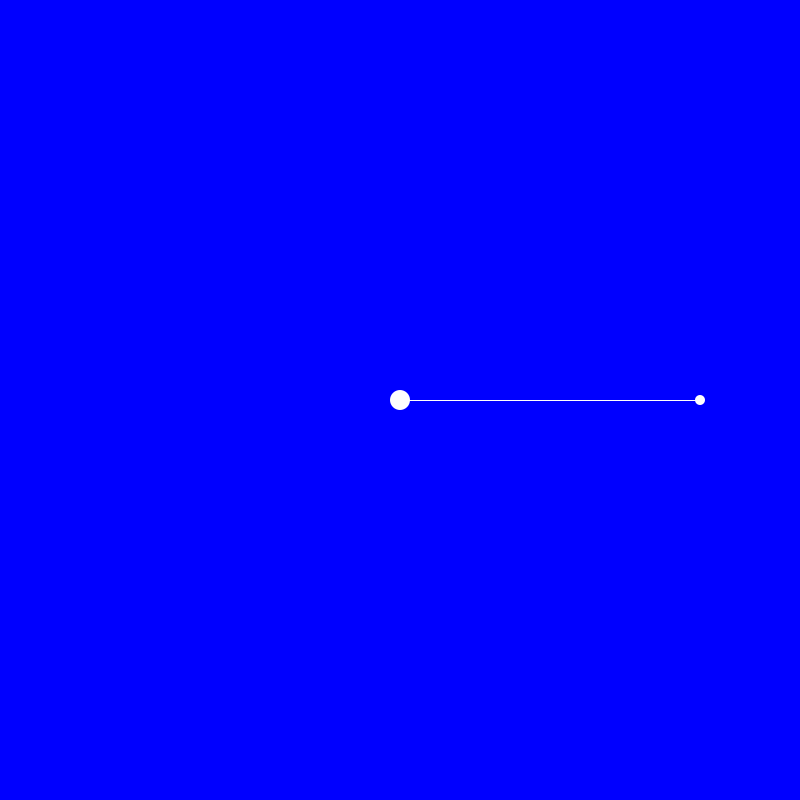
Frame 1 (no input)
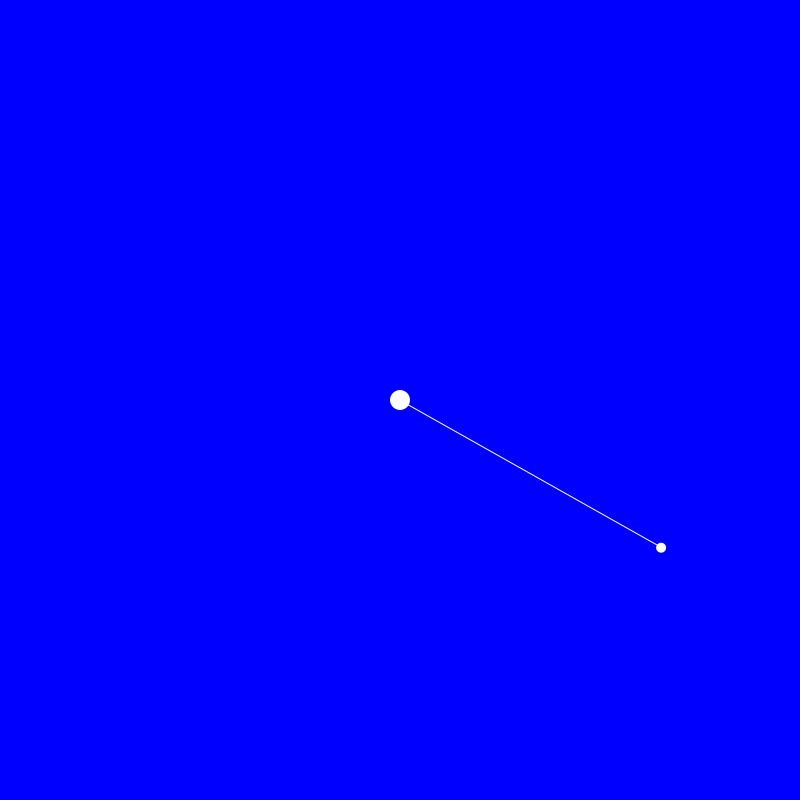
Frame 60 (the mouse pressed at the canvas centre just before this capture)
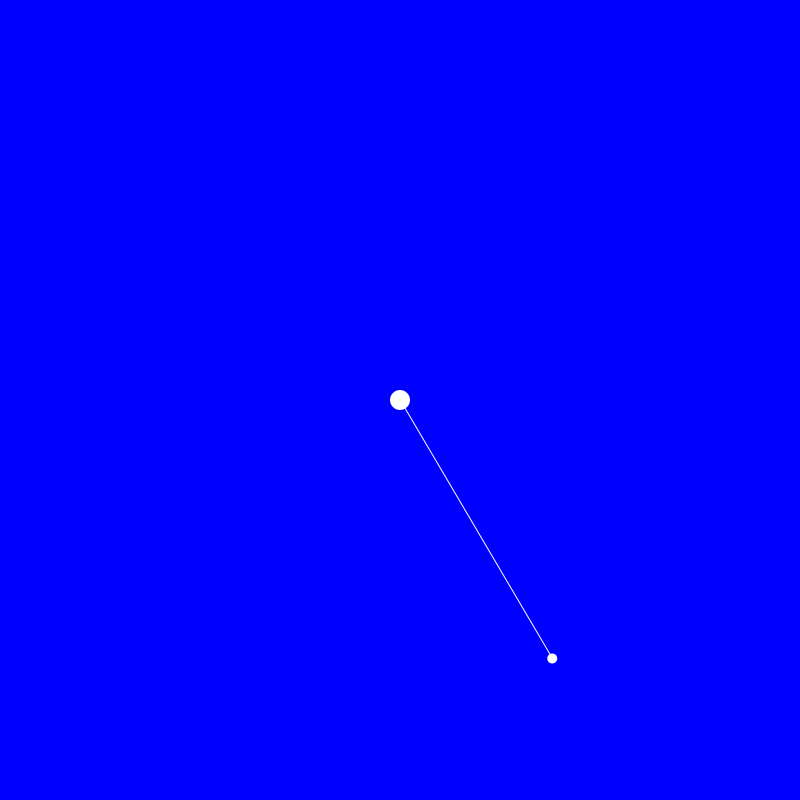
Frame 120 (the mouse held since frame 60 and released just before this capture)

The Processing sketch that drew these frames (run headless with seeded random() and noise(); from frame 60 on, the mouse is pressed at the canvas centre):

// Processing sketch: P05T_02_PolarCoordinates_03
// ── P05T_02_PolarCoordinates_03.pde
float angle = 0;

void setup() {
  size(800, 800);
  background(0, 0, 255);
  smooth();
}

void draw() {
  background(0, 0, 255);  
  float cX = width/2;
  float cY = height/2;
  float a = radians(angle);
  float r = 300;
  float pX = cX + cos(a)*r;
  float pY = cX + sin(a)*r;  
  noStroke();
  fill(255);
  ellipse(cX,cY,20,20);
  ellipse(pX,pY,10,10);
  stroke(255);
  line(cX,cY,pX,pY);
  angle+=0.5;
}
